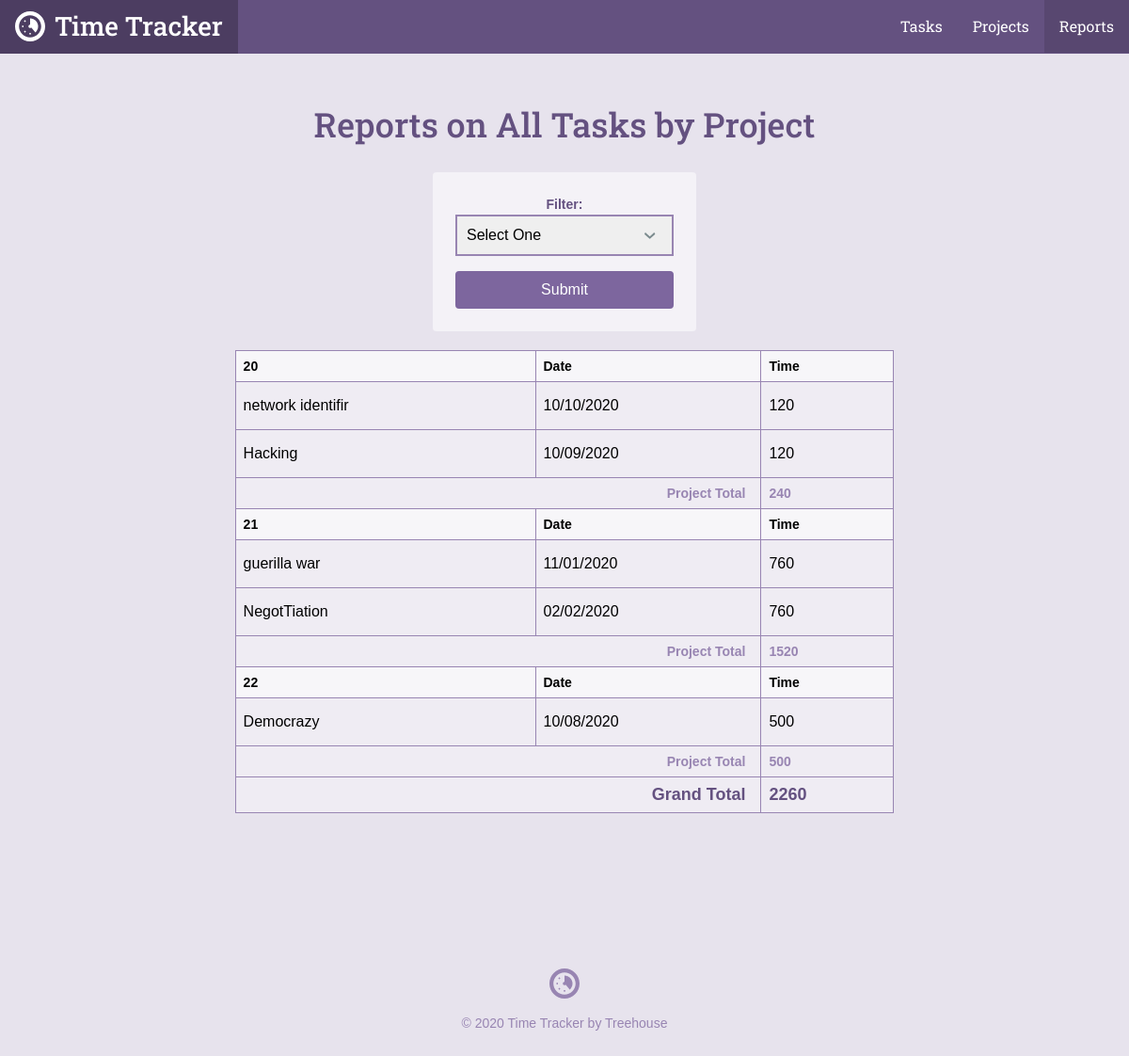
The app's page /reports.php with its own data.
### tables this page shows
CREATE TABLE `tasks` (
	`task_id`	INTEGER PRIMARY KEY AUTOINCREMENT,
	`project_id`	INTEGER,
	`title`	TEXT,
	`date`	INTEGER NOT NULL,
	`time`	TEXT NOT NULL
);

### inc/functions.php (called while the page is built, shortened)
<?php
function get_task_list($filter=null){
    include "connection.php";
    $sql = "SELECT tasks.*,projects.title as project FROM tasks JOIN projects ON tasks.project_id = projects.project_id";
    $where = '';
    $orderBy =  ' ORDER BY date DESC ';
    if ($filter) {
        $orderBy = ' ORDER BY projects.title ASC, date DESC ';
    }
    try{
        $results = $db->prepare($sql .$where. $orderBy);
        $results->execute();
    }catch(Exception $e){
        echo "Error!: ". $e->getMessage(). "</br>";
        return array();
    }
    return $results->fetchAll(PDO::FETCH_ASSOC);
}

### reports.php (the view, shortened to what this page needs)
<?php
require 'inc/functions.php';
$page = "reports";
$filter = 'all';
include 'inc/header.php';
?>
<div class="col-container page-container">
    <div class="col col-70-md col-60-lg col-center">
        <div class="col-container">
            <h1 class='actions-header'>Reports on <?php
            if(!is_array($filter)) {
                echo "All Tasks by Project";
            }
            ?></h1>
            <form class='form-container form-report' action='reports.php' method='get'>
                <label for='filter'>Filter:</label>
                <select id='filter' name='filter'>
                    <option value=''>Select One</option>
                </select>
                <input class="button" type="submit">
            </form>
        </div>
        <div class="section page">
            <div class="wrapper">
                <table>
                    <?php
                    $total = $project_id = $project_total = 0;
                    $task = get_task_list($filter);
                    foreach ($task as $item) {
                        if ($project_id != $item['project_id']) {
                            $project_id = $item['project_id'];
                            echo "<thead>\n";
                            echo "<tr>\n";
                            echo "<th>" . $item['project_id'] . "</th>\n";
                            echo "<th>Date</th>\n";
                            echo "<th>Time</th>\n";
                            echo "</tr>\n";
                            echo "</thead>\n";
                        }
                        $project_total += $item['time'];
                        $total += $item['time'];
                        echo "<tr>\n";
                        echo "<td>". $item['title'] . "</td>\n";
                        echo "<td>". $item['date'] . "</td>\n";
                        echo "<td>". $item['time'] . "</td>\n";
                        echo "<tr>\n";
                        if (next($task)['project_id'] != $item['project_id']) {
                            echo "<tr>\n";
                                echo "<th class ='project-total-label' colspan='2'>Project
                                Total</th>\n";
                                echo "<th class='project-total-number'>$project_total</th>\n";
                                echo "</tr>\n";
                                $project_total = 0;
                        }
                    }
                    ?>
                    <tr>
                        <th class='grand-total-label' colspan='2'>Grand Total</th>
                        <th class='grand-total-number'><?php echo $total; ?></th>
                    </tr>
                </table>
            </div>
        </div>
    </div>
</div>
<?php include "inc/footer.php"; ?>

### inc/header.php (shortened to what this page needs)
<html>
<head>
	<link rel="stylesheet" href="css/style.css" type="text/css">
</head>
<body>
	<header class="header">
    <div class="col-container">
  		<h1>
        <a class="logo" href="./">
          <svg viewbox="0 0 64 64" class="logo-icon"><use xlink:href="#logo_icon"></use></svg>
          <span class="logo-name">Time Tracker</span>
        </a>
      </h1>
  		<ul class="nav">
        <li class="nav-item tasks<?php if ($page == "tasks") { echo " on"; } ?>"><a class="nav-link" href="task_list.php">Tasks</a></li>
        <li class="nav-item projects<?php if ($page == "projects") { echo " on"; } ?>"><a class="nav-link" href="project_list.php">Projects</a></li>
        <li class="nav-item reports<?php if ($page == "reports") { echo " on"; } ?>"><a class="nav-link" href="reports.php">Reports</a></li>
      </ul>
    </div>
  </header>
	<div id="content">

### inc/footer.php
</div>
	<footer class="footer">
    <div class="col-container">
      <svg viewbox="0 0 64 64" class="logo-icon"><use xlink:href="#logo_icon"></use></svg>
  		<p class="footer-copy">&copy; <?php echo date("Y"); ?> Time Tracker by Treehouse</p>
    </div>
	</footer>
</body>
</html>

### records on screen
tasks: project "20", title "network identifir", date "10/10/2020", time "120"
tasks: title "Hacking", date "10/09/2020", time "120", project_total "240"
tasks: project "21", title "guerilla war", date "11/01/2020", time "760"
tasks: title "NegotTiation", date "02/02/2020", time "760", project_total "1520"
tasks: project "22", title "Democrazy", date "10/08/2020", time "500", project_total "500"

### other values on screen
$total "2260"
